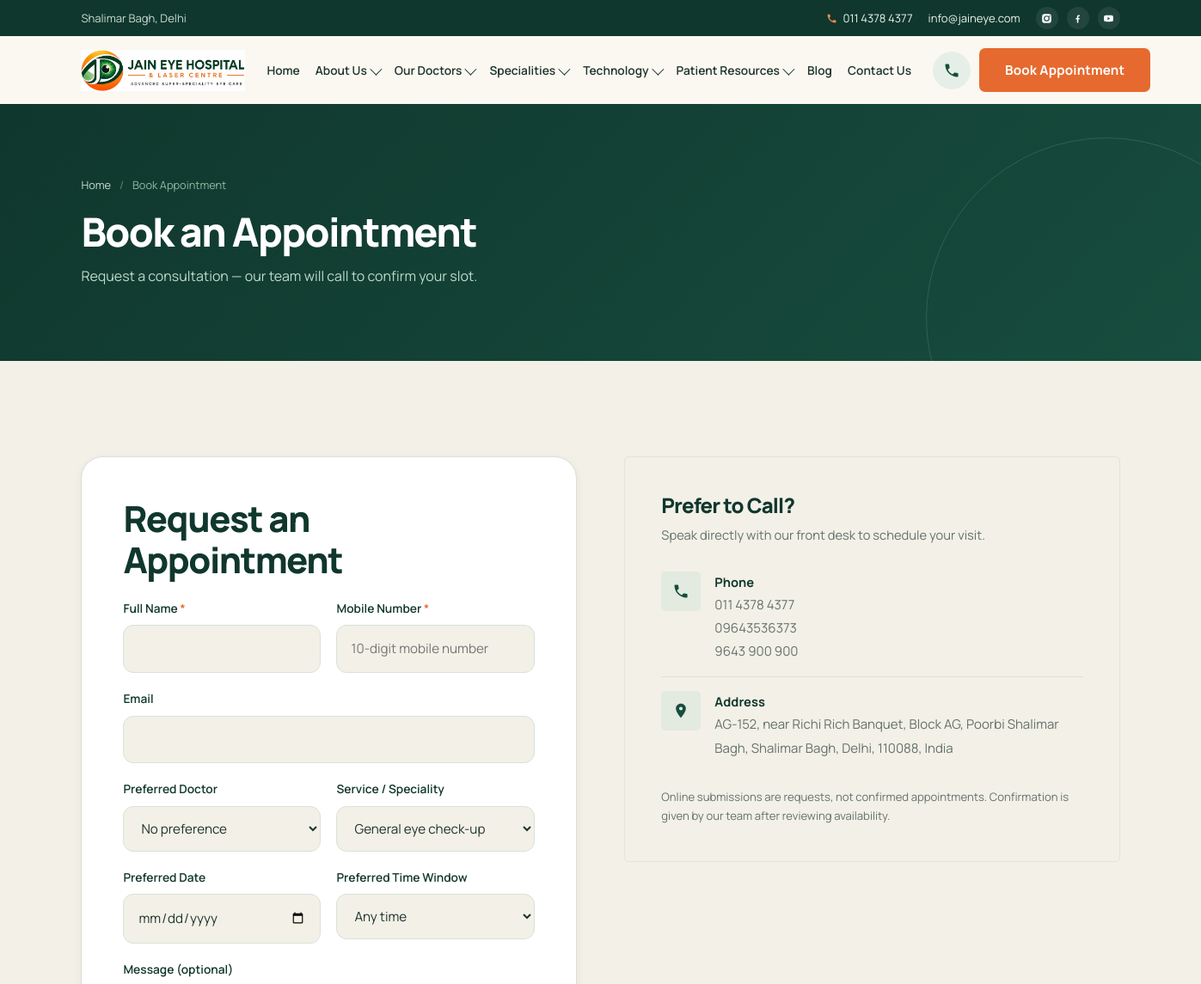
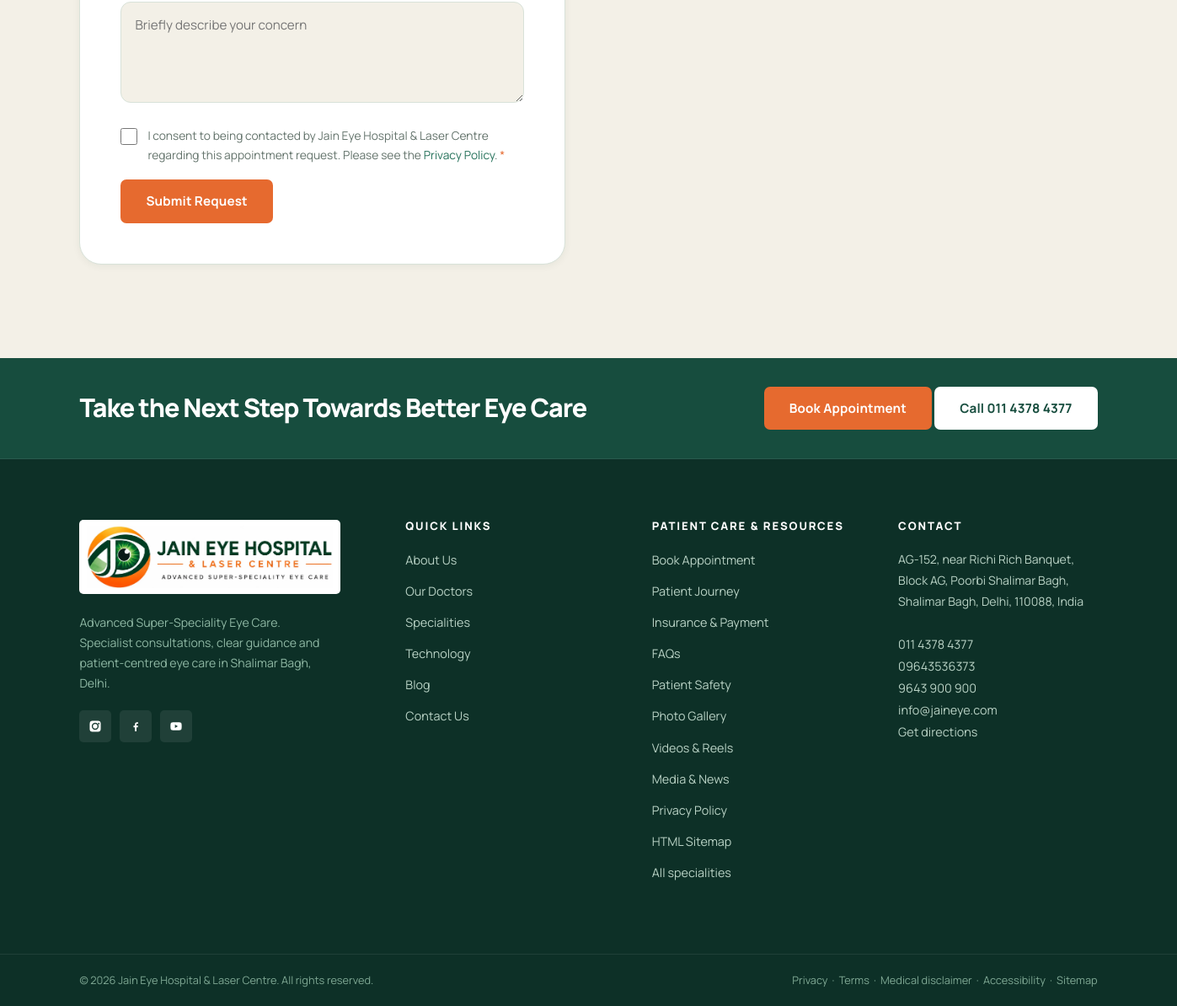
Screenshot of /book-appointment with the database file from the repository (2 pictures, top to bottom).
### tables this page shows
CREATE TABLE navigation_items (
  id INT UNSIGNED AUTO_INCREMENT PRIMARY KEY,
  parent_id INT UNSIGNED DEFAULT NULL,
  menu_location ENUM('header','footer') NOT NULL DEFAULT 'header',
  label VARCHAR(120) NOT NULL,
  url VARCHAR(255) NOT NULL,
  has_mega TINYINT(1) NOT NULL DEFAULT 0,
  position INT NOT NULL DEFAULT 0,
  is_active TINYINT(1) NOT NULL DEFAULT 1,
  INDEX idx_parent (parent_id)
);

CREATE TABLE footer_links (
  id INT UNSIGNED AUTO_INCREMENT PRIMARY KEY,
  column_group VARCHAR(60) NOT NULL DEFAULT 'Quick Links',
  label VARCHAR(120) NOT NULL,
  url VARCHAR(255) NOT NULL,
  position INT NOT NULL DEFAULT 0,
  is_active TINYINT(1) NOT NULL DEFAULT 1
);

### includes/functions.php (called while the page is built, shortened)
<?php
function e(?string $value): string
{
    return htmlspecialchars((string)$value, ENT_QUOTES, 'UTF-8');
}
function url(string $path = ''): string
{
    $scriptDir = str_replace('\\', '/', dirname($_SERVER['SCRIPT_NAME'] ?? '/'));
    $base = rtrim($scriptDir, '/');
    return $base . '/' . ltrim($path, '/');
}
function asset(string $path): string
{
    return url('assets/' . ltrim($path, '/'));
}
function setting(string $key, string $default = ''): string
{
    static $settings = null;
    if ($settings === null) {
        $settings = [];
        foreach (db_all("SELECT setting_key, setting_value FROM site_settings") as $row) {
            $settings[$row['setting_key']] = $row['setting_value'];
        }
    }
    return $settings[$key] ?? $default;
}
function nav_tree(): array
{
    $items = db_all(
        "SELECT * FROM navigation_items
         WHERE is_active = 1 AND menu_location = 'header'
         ORDER BY parent_id, position"
    );
    $tree = ['top' => [], 'children' => []];
    foreach ($items as $item) {
        if ($item['parent_id']) {
            $tree['children'][$item['parent_id']][] = $item;
        } else {
            $tree['top'][] = $item;
        }
    }
    foreach ($tree['top'] as &$top) {
        if ((int)$top['has_mega'] === 1) {
            $cols = db_all(
                "SELECT * FROM mega_menu_columns WHERE nav_item_id = ? AND is_active = 1 ORDER BY position",
                [$top['id']]
            );
        }
    }
    return $tree;
}
function footer_columns(): array
{
    $rows = db_all("SELECT * FROM footer_links WHERE is_active = 1 ORDER BY column_group, position");
    $cols = [];
    foreach ($rows as $row) {
        $cols[$row['column_group']][] = $row;
    }
    return $cols;
}

### includes/db.php (called while the page is built, shortened)
<?php
function db(): PDO
{
    static $pdo = null;
    if ($pdo instanceof PDO) {
        return $pdo;
    }
    $dsn = 'mysql:host=' . DB_HOST . ';dbname=' . DB_NAME . ';charset=' . DB_CHARSET;
    try {
        $pdo = new PDO($dsn, DB_USER, DB_PASS, [
            PDO::ATTR_ERRMODE            => PDO::ERRMODE_EXCEPTION,
            PDO::ATTR_DEFAULT_FETCH_MODE => PDO::FETCH_ASSOC,
            PDO::ATTR_EMULATE_PREPARES   => false,
        ]);
    } catch (PDOException $e) {
        error_log('DB connection failed: ' . $e->getMessage());
        http_response_code(503);
        exit('Service temporarily unavailable. Please try again later.');
    }
    return $pdo;
}
function db_all(string $sql, array $params = []): array
{
    $stmt = db()->prepare($sql);
    $stmt->execute($params);
    return $stmt->fetchAll();
}

### pages/appointment.php (the view, shortened to what this page needs)
<?php
$old = ['name'=>'','mobile'=>'','email'=>'','doctor_id'=>'','speciality_id'=>'','preferred_date'=>'','preferred_time'=>'','message'=>''];
require __DIR__ . '/../includes/header.php';
?>
<section class="page-hero"><div class="container">
  <nav class="breadcrumb" aria-label="Breadcrumb"><a href="<?= url('/') ?>">Home</a><span class="sep">/</span><span>Book Appointment</span></nav>
  <h1>Book an Appointment</h1>
  <p>Request a consultation — our team will call to confirm your slot.</p>
</div></section>
<section class="section section--pale"><div class="container">
  <div class="location-grid" style="align-items:start">
    <form class="form-card" method="post" action="<?= url('book-appointment') ?>">
      <h2 style="margin-bottom:20px">Request an Appointment</h2>
      <div class="form-grid">
        <div class="field"><label for="name">Full Name <span class="req">*</span></label>
          <input id="name" name="name" type="text" required maxlength="120" value="<?= e($old['name']) ?>"></div>
        <div class="field"><label for="mobile">Mobile Number <span class="req">*</span></label>
          <input id="mobile" name="mobile" type="tel" required maxlength="15" value="<?= e($old['mobile']) ?>" placeholder="10-digit mobile number"></div>
        <div class="field full"><label for="email">Email</label>
          <input id="email" name="email" type="email" maxlength="120" value="<?= e($old['email']) ?>"></div>
        <div class="field"><label for="doctor_id">Preferred Doctor</label>
          <select id="doctor_id" name="doctor_id">
            <option value="">No preference</option>
          </select></div>
        <div class="field"><label for="speciality_id">Service / Speciality</label>
          <select id="speciality_id" name="speciality_id">
            <option value="">General eye check-up</option>
          </select></div>
        <div class="field"><label for="preferred_date">Preferred Date</label>
          <input id="preferred_date" name="preferred_date" type="date" min="<?= date('Y-m-d') ?>" value="<?= e($old['preferred_date']) ?>"></div>
        <div class="field"><label for="preferred_time">Preferred Time Window</label>
          <select id="preferred_time" name="preferred_time">
            <option value="">Any time</option>
          </select></div>
        <div class="field full"><label for="message">Message (optional)</label>
          <textarea id="message" name="message" maxlength="1000" placeholder="Briefly describe your concern"><?= e($old['message']) ?></textarea></div>
        <div class="field field--consent full">
          <input type="checkbox" id="consent" name="consent" value="1" required>
          <label for="consent">I consent to being contacted by <?= e(SITE_NAME) ?> regarding this appointment request. Please see the <a href="<?= url('privacy-policy') ?>">Privacy Policy</a>. <span class="req">*</span></label>
        </div>
        <div class="full"><button class="btn btn--primary" type="submit">Submit Request</button></div>
      </div>
    </form>
    <div class="contact-card">
      <h3 style="margin-bottom:8px">Prefer to Call?</h3>
      <p style="color:var(--grey);font-size:.92rem;margin-bottom:14px">Speak directly with our front desk to schedule your visit.</p>
      <div class="contact-row"><span class="contact-row__icon"><svg viewBox="0 0 24 24"><path d="M6.6 10.8c1.4 2.8 3.8 5.2 6.6 6.6l2.2-2.2c.3-.3.7-.4 1-.2 1.2.4 2.4.6 3.7.6.6 0 1 .4 1 1V20c0 .6-.4 1-1 1C10.6 21 3 13.4 3 4c0-.6.4-1 1-1h3.5c.6 0 1 .4 1 1 0 1.3.2 2.5.6 3.7.1.3 0 .7-.2 1l-2.3 2.1z"/></svg></span>
        <div><strong>Phone</strong><a href="tel:+911143784377"><?= e(SITE_PHONE_1) ?></a><br><a href="tel:+919643536373"><?= e(SITE_PHONE_2) ?></a><br><a href="tel:+919643900900"><?= e(SITE_PHONE_3) ?></a></div></div>
      <div class="contact-row"><span class="contact-row__icon"><svg viewBox="0 0 24 24"><path d="M12 2C8.1 2 5 5.1 5 9c0 5.2 7 13 7 13s7-7.8 7-13c0-3.9-3.1-7-7-7zm0 9.5A2.5 2.5 0 1 1 12 6.5a2.5 2.5 0 0 1 0 5z"/></svg></span>
        <div><strong>Address</strong><span><?= e(SITE_ADDRESS) ?></span></div></div>
      <p style="font-size:.82rem;color:var(--grey);margin-top:16px">Online submissions are requests, not confirmed appointments. Confirmation is given by our team after reviewing availability.</p>
    </div>
  </div>
</div></section>
<?php require __DIR__ . '/../includes/footer.php'; ?>

### includes/header.php (shortened to what this page needs)
<?php
$nav = nav_tree();
?>
<!DOCTYPE html>
<html lang="en">
<head>
<link rel="stylesheet" href="<?= e(asset('css/style.css') . '?v=' . filemtime(__DIR__ . '/../assets/css/style.css')) ?>">
</head>
<body>
<div class="utility-bar">
  <div class="container">
    <span class="utility-bar__left"><?= e(SITE_AREA) ?></span>
    <div class="utility-bar__right">
      <a href="tel:+911143784377">
        <svg class="icon" viewBox="0 0 24 24"><path d="M6.6 10.8c1.4 2.8 3.8 5.2 6.6 6.6l2.2-2.2c.3-.3.7-.4 1-.2 1.2.4 2.4.6 3.7.6.6 0 1 .4 1 1V20c0 .6-.4 1-1 1C10.6 21 3 13.4 3 4c0-.6.4-1 1-1h3.5c.6 0 1 .4 1 1 0 1.3.2 2.5.6 3.7.1.3 0 .7-.2 1l-2.3 2.1z"/></svg>
        <?= e(SITE_PHONE_1) ?></a>
      <a href="mailto:<?= e(SITE_EMAIL) ?>"><?= e(SITE_EMAIL) ?></a>
      <span class="utility-bar__social">
        <a href="<?= e(SITE_INSTAGRAM) ?>" target="_blank" rel="noopener" aria-label="Instagram"></a>
        <a href="<?= e(SITE_FACEBOOK) ?>" target="_blank" rel="noopener" aria-label="Facebook"><svg viewBox="0 0 24 24"><path d="M13.5 21v-7h2.4l.4-3h-2.8V9.1c0-.9.3-1.5 1.6-1.5h1.3V4.9c-.3 0-1.1-.1-2.1-.1-2.1 0-3.6 1.3-3.6 3.7V11H8.2v3h2.5v7h2.8z"/></svg></a>
        <a href="<?= e(SITE_YOUTUBE) ?>" target="_blank" rel="noopener" aria-label="YouTube"><svg viewBox="0 0 24 24"><path d="M21.6 7.2a2.5 2.5 0 0 0-1.8-1.8C18.2 5 12 5 12 5s-6.2 0-7.8.4A2.5 2.5 0 0 0 2.4 7.2 26 26 0 0 0 2 12a26 26 0 0 0 .4 4.8 2.5 2.5 0 0 0 1.8 1.8c1.6.4 7.8.4 7.8.4s6.2 0 7.8-.4a2.5 2.5 0 0 0 1.8-1.8A26 26 0 0 0 22 12a26 26 0 0 0-.4-4.8zM10 15V9l5.2 3L10 15z"/></svg></a>
      </span>
    </div>
  </div>
</div>
<header class="site-header">
  <div class="container">
    <nav class="nav" aria-label="Main navigation">
      <a class="nav__logo" href="<?= url('/') ?>" aria-label="<?= e(SITE_NAME) ?> - Home">
        <img src="<?= asset('img/logo-official.webp') ?>" alt="<?= e(SITE_NAME) ?> — <?= e(SITE_TAGLINE) ?>" width="256" height="64">
      </a>
      <ul class="nav__menu">
        <?php foreach ($nav['top'] as $item):
          $children = $nav['children'][$item['id']] ?? [];
          $mega = $item['mega'] ?? [];
          $hasSub = $children || $mega;
        ?>
        <li class="nav__item<?= $hasSub ? ' nav__item--has-sub' : '' ?>">
          <a class="nav__link" href="<?= url(ltrim($item['url'], '/')) ?>"
             <?php if ($hasSub): ?>aria-haspopup="true" aria-expanded="false"<?php endif; ?>>
            <?= e($item['label']) ?><?php if ($hasSub): ?><span class="caret" aria-hidden="true"></span><?php endif; ?>
          </a>
        </li>
        <?php endforeach; ?>
      </ul>
      <div class="nav__cta">
        <a class="nav__call" href="tel:+911143784377" aria-label="Call <?= e(SITE_PHONE_1) ?>">
          <svg viewBox="0 0 24 24"><path d="M6.6 10.8c1.4 2.8 3.8 5.2 6.6 6.6l2.2-2.2c.3-.3.7-.4 1-.2 1.2.4 2.4.6 3.7.6.6 0 1 .4 1 1V20c0 .6-.4 1-1 1C10.6 21 3 13.4 3 4c0-.6.4-1 1-1h3.5c.6 0 1 .4 1 1 0 1.3.2 2.5.6 3.7.1.3 0 .7-.2 1l-2.3 2.1z"/></svg>
        </a>
        <a class="btn btn--primary" href="<?= url('book-appointment') ?>">Book Appointment</a>
      </div>
    </nav>
  </div>
</header>
<main id="main">

### includes/footer.php (shortened to what this page needs)
<?php
$footer_cols = footer_columns();
$quick_links = $footer_cols['Quick Links'] ?? [];
$patient_resource_links = array_merge($footer_cols['Patient Care'] ?? [], $footer_cols['Resources'] ?? []);
?>
</main>
<footer class="site-footer">
  <div class="footer-cta">
    <div class="container">
      <h2><?= e(setting('final_headline', 'Take the Next Step Towards Better Eye Care')) ?></h2>
      <div class="btn-row">
        <a class="btn btn--primary" href="<?= url('book-appointment') ?>">Book Appointment</a>
        <a class="btn btn--light" href="tel:+911143784377">Call <?= e(SITE_PHONE_1) ?></a>
      </div>
    </div>
  </div>
  <div class="footer-main">
    <div class="container footer-grid">
      <div class="footer-brand">
        <a class="footer-brand__logo" href="<?= url('/') ?>" aria-label="<?= e(SITE_NAME) ?> home">
          <img src="<?= asset('img/logo-official.webp') ?>" alt="<?= e(SITE_NAME) ?> — <?= e(SITE_TAGLINE) ?>">
        </a>
        <p><?= e(SITE_TAGLINE) ?>. Specialist consultations, clear guidance and patient-centred eye care in <?= e(SITE_AREA) ?>.</p>
        <div class="footer-social">
          <a href="<?= e(SITE_INSTAGRAM) ?>" target="_blank" rel="noopener" aria-label="Instagram"></a>
          <a href="<?= e(SITE_FACEBOOK) ?>" target="_blank" rel="noopener" aria-label="Facebook"><svg viewBox="0 0 24 24"><path d="M13.5 21v-7h2.4l.4-3h-2.8V9.1c0-.9.3-1.5 1.6-1.5h1.3V4.9c-.3 0-1.1-.1-2.1-.1-2.1 0-3.6 1.3-3.6 3.7V11H8.2v3h2.5v7h2.8z"/></svg></a>
          <a href="<?= e(SITE_YOUTUBE) ?>" target="_blank" rel="noopener" aria-label="YouTube"><svg viewBox="0 0 24 24"><path d="M21.6 7.2a2.5 2.5 0 0 0-1.8-1.8C18.2 5 12 5 12 5s-6.2 0-7.8.4A2.5 2.5 0 0 0 2.4 7.2 26 26 0 0 0 2 12a26 26 0 0 0 .4 4.8 2.5 2.5 0 0 0 1.8 1.8c1.6.4 7.8.4 7.8.4s6.2 0 7.8-.4a2.5 2.5 0 0 0 1.8-1.8A26 26 0 0 0 22 12a26 26 0 0 0-.4-4.8zM10 15V9l5.2 3L10 15z"/></svg></a>
        </div>
      </div>
      <div class="footer-col">
        <h4>Quick Links</h4>
        <ul>
          <?php foreach ($quick_links as $link): ?>
          <li><a href="<?= url(ltrim($link['url'], '/')) ?>"><?= e($link['label']) ?></a></li>
          <?php endforeach; ?>
        </ul>
      </div>
      <div class="footer-col">
        <h4>Patient Care &amp; Resources</h4>
        <ul>
          <?php foreach ($patient_resource_links as $link): ?>
          <li><a href="<?= url(ltrim($link['url'], '/')) ?>"><?= e($link['label']) ?></a></li>
          <?php endforeach; ?>
          <li><a href="<?= url('specialities') ?>">All specialities</a></li>
        </ul>
      </div>
      <div class="footer-col">
        <h4>Contact</h4>
        <address>
          <?= e(SITE_ADDRESS) ?><br><br>
          <a href="tel:+911143784377"><?= e(SITE_PHONE_1) ?></a><br>
          <a href="tel:+919643536373"><?= e(SITE_PHONE_2) ?></a><br>
          <a href="tel:+919643900900"><?= e(SITE_PHONE_3) ?></a><br>
          <a href="mailto:<?= e(SITE_EMAIL) ?>"><?= e(SITE_EMAIL) ?></a>
          <p><a href="<?= e(SITE_MAPS_URL) ?>" target="_blank" rel="noopener">Get directions</a></p>
        </address>
      </div>
    </div>
  </div>
  <div class="footer-bottom">
    <div class="container">
      <span>&copy; <?= date('Y') ?> <?= e(SITE_NAME) ?>. All rights reserved.</span>
      <span>
        <a href="<?= url('privacy-policy') ?>" style="color:#7FA894">Privacy</a> &nbsp;·&nbsp;
        <a href="<?= url('terms-and-conditions') ?>" style="color:#7FA894">Terms</a> &nbsp;·&nbsp;
        <a href="<?= url('medical-disclaimer') ?>" style="color:#7FA894">Medical disclaimer</a> &nbsp;·&nbsp;
        <a href="<?= url('accessibility') ?>" style="color:#7FA894">Accessibility</a> &nbsp;·&nbsp;
        <a href="<?= url('sitemap') ?>" style="color:#7FA894">Sitemap</a>
      </span>
    </div>
  </div>
</footer>
</body>
</html>

### rows the page displays
navigation_items: label "Home"
navigation_items: label "About Us"
navigation_items: label "Our Doctors"
navigation_items: label "Specialities"
navigation_items: label "Technology"
navigation_items: label "Patient Resources"
navigation_items: label "Blog"
navigation_items: label "Contact Us"
footer_links: label "About Us"
footer_links: label "Our Doctors"
footer_links: label "Specialities"
footer_links: label "Technology"
footer_links: label "Blog"
footer_links: label "Contact Us"
footer_links: label "Book Appointment"
footer_links: label "Patient Journey"
footer_links: label "Insurance & Payment"
footer_links: label "FAQs"
footer_links: label "Patient Safety"
footer_links: label "Photo Gallery"
footer_links: label "Videos & Reels"
footer_links: label "Media & News"
footer_links: label "Privacy Policy"
footer_links: label "HTML Sitemap"

### other values shown
SITE_AREA "Shalimar Bagh, Delhi"
SITE_PHONE_1 "011 4378 4377"
SITE_EMAIL "info@jaineye.com"
SITE_NAME "Jain Eye Hospital & Laser Centre"
SITE_PHONE_2 "09643536373"
SITE_PHONE_3 "9643 900 900"
SITE_ADDRESS "AG-152, near Richi Rich Banquet, Block AG, Poorbi Shalimar Bagh, Shalimar Bagh, Delhi, 110088, India"
SITE_TAGLINE "Advanced Super-Speciality Eye Care"
